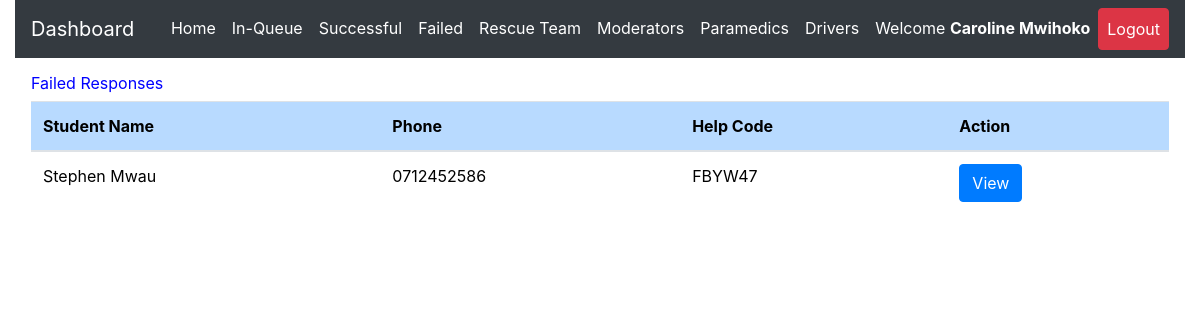
Before: /admin/failed.php (signed in) with the older database file.
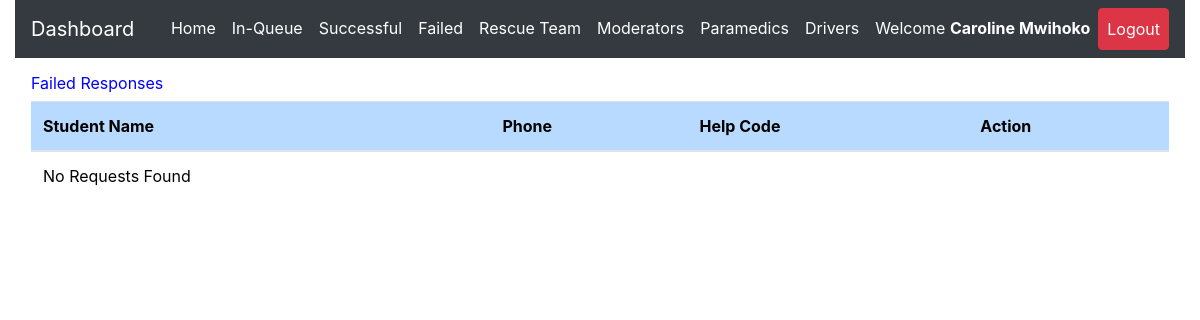
After: the same page with the newer database file.
### tables this page shows
CREATE TABLE `request_status` (
  `id` int(11) NOT NULL,
  `helpID` varchar(50) NOT NULL,
  `ip_address` varchar(100) NOT NULL,
  `request_latitude` varchar(50) NOT NULL,
  `request_longitude` varchar(50) NOT NULL,
  `status` varchar(50) DEFAULT 'Pending',
  `admNo` varchar(255) NOT NULL,
  `timestamp` datetime NOT NULL DEFAULT current_timestamp()
);

CREATE TABLE `student_details` (
  `regNum` varchar(255) NOT NULL,
  `firstname` varchar(255) NOT NULL,
  `lastname` varchar(255) NOT NULL,
  `emailaddress` varchar(255) NOT NULL,
  `phonenumber` varchar(15) NOT NULL,
  `password` varchar(255) NOT NULL,
  `date` datetime NOT NULL DEFAULT current_timestamp()
);

### admin/failed.php (the view, shortened to what this page needs)
<?php
include 'server.php';
?>
<!DOCTYPE html>
<html lang="en">
<?php include './includes/header.php'; ?>
  <body>
    <?php include './includes/navbar.php'; ?>
  <div class="row m-3">
    <div class="col-md-12">
<div class="table-responsive-lg">
    <table class="table" style='color:black; font-weight:normal'>
        <thead>
          <h6  style='color:blue; font-weight:normal'>
         Failed Responses </h6>
            <tr >
              <th scope="col" class="table-primary">Student Name</th>
              <th scope="col" class="table-primary">Phone</th>
              <th scope="col" class="table-primary">Help Code</th>
              <th scope="col" class="table-primary">Action</th>
            </tr>
          </thead>
          <tbody>
    <?php
    if($_SESSION['admin_id']){
        $data_fetch_query = "SELECT request_status.id, request_status.helpID,request_status.status,
        request_status.admNo,request_status.timestamp,student_details.regNum,student_details.regNum,
        student_details.firstname,student_details.lastname,student_details.phonenumber
        FROM request_status
        INNER JOIN student_details ON request_status.admNo = student_details.regNum  WHERE request_status.status ='Failed' order by request_status.timestamp DESC;";
        $data_result = mysqli_query($db, $data_fetch_query);
        if ($data_result->num_rows > 0){
            while($row = $data_result->fetch_assoc()) {
            $help_code=$row["helpID"];
        echo "<tr> <td>" .$row["firstname"]. " ".$row["lastname"]. "</td>";
        echo "<td>" .$row["phonenumber"]."</td>";
        echo "<td>" .$row["helpID"]."</td>";
        echo "<td>
        <form method ='POST' action='server.php'>
        <input  type='text' hidden name='help_code' value='$help_code'>
        <input type='submit' value='View' name='view-requests-being-attended-btn' class='btn btn-primary'>
        </form>
        </td> </tr>";
        }
        }else{
        echo "<td>"."No Requests Found"."</td>";
        }
        } else{
            echo "<td>"."No Data Found"."</td>";
        }
?>
          </tbody>
    </table>
  </div>
  </div>
</div>
  </body>
</html>

Changed rows visible on the page:
removed request_status: admNo.firstname "Stephen", admNo.lastname "Mwau", admNo.phonenumber "0712452586", helpID "FBYW47"
Other visible differences:
text now shown: "No Requests Found"
